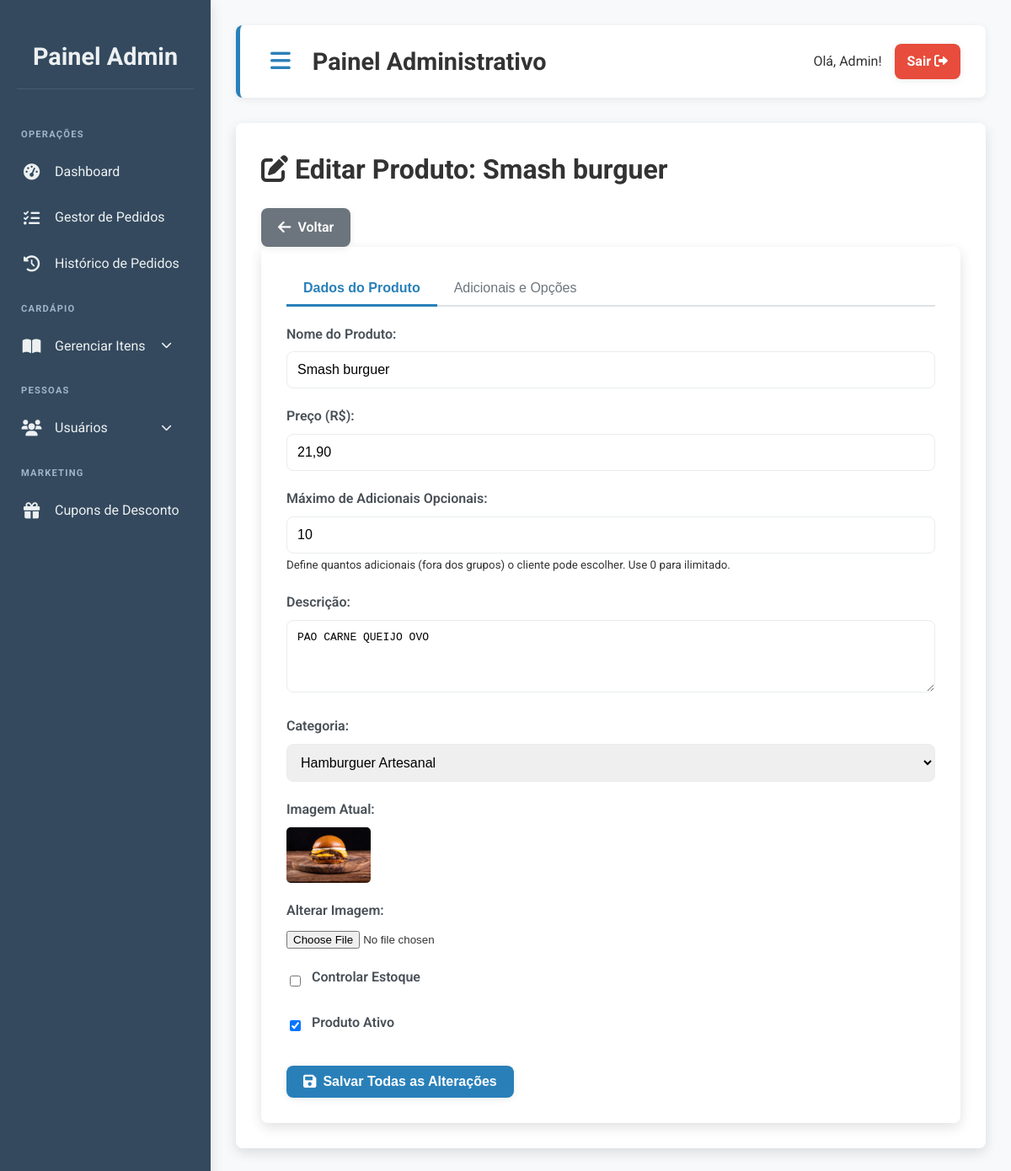
The app's page /admin/produtos/editar.php?id=3 (signed in), older data.
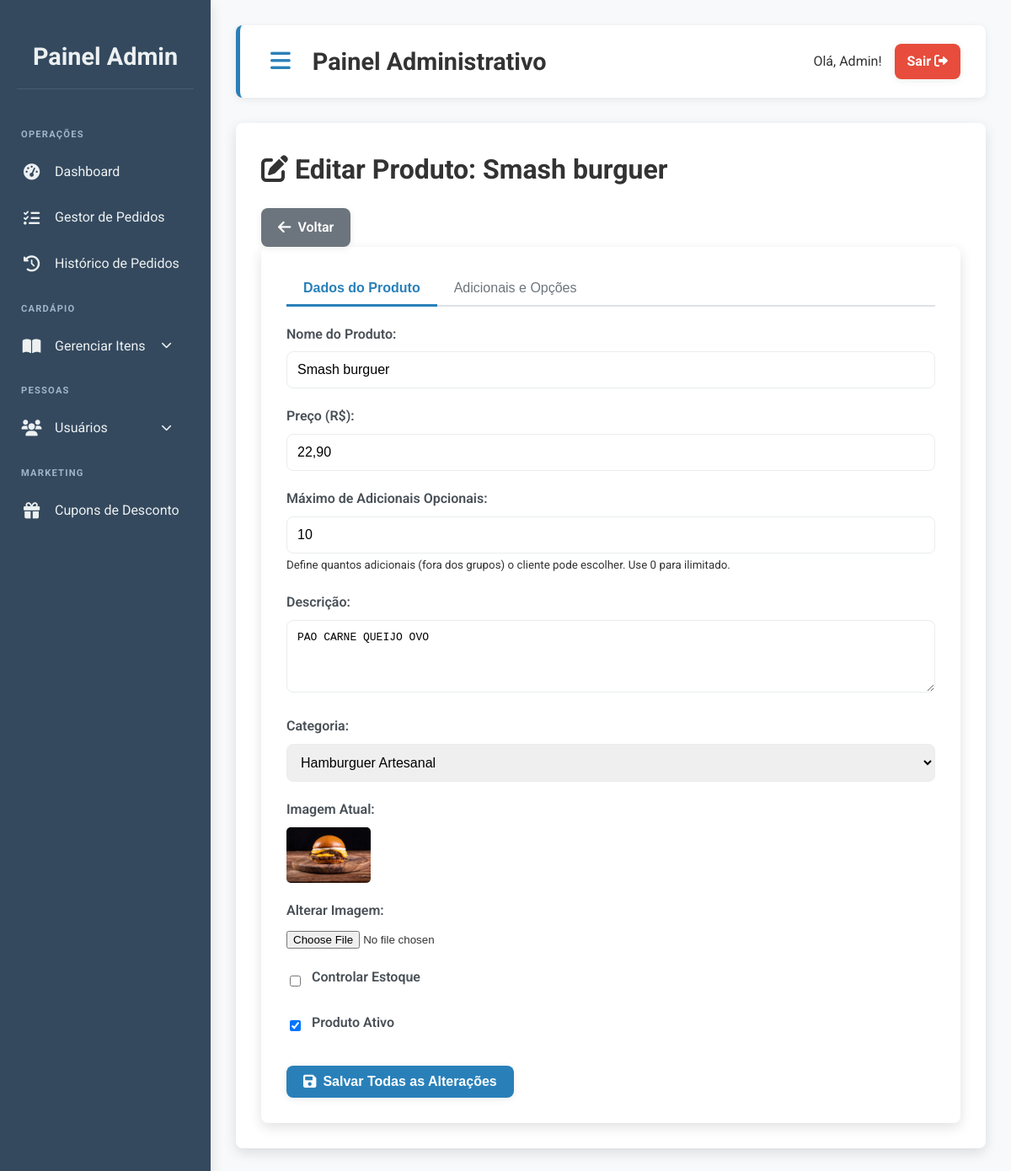
The same page, newer data.
### tables this page shows
CREATE TABLE `produtos` (
  `id` int(11) NOT NULL,
  `nome` varchar(150) NOT NULL,
  `descricao` text DEFAULT NULL,
  `preco` decimal(10,2) NOT NULL,
  `id_categoria` int(11) NOT NULL,
  `imagem` varchar(255) DEFAULT NULL,
  `estoque` int(11) NOT NULL DEFAULT 0,
  `controla_estoque` tinyint(1) NOT NULL DEFAULT 1,
  `ativo` tinyint(1) NOT NULL DEFAULT 1,
  `max_adicionais_opcionais` int(11) NOT NULL DEFAULT 10
);

CREATE TABLE `categorias` (
  `id` int(11) NOT NULL,
  `nome` varchar(100) NOT NULL,
  `ordem` int(11) DEFAULT NULL
);

### admin/produtos/editar.php (the view, shortened to what this page needs)
<?php
require_once '../../includes/conexao.php';
$produto_id = filter_input(INPUT_GET, 'id', FILTER_VALIDATE_INT);
try {
    $stmt_produto = $conn->prepare("SELECT * FROM produtos WHERE id = ?");
    $stmt_produto->bind_param("i", $produto_id);
    $stmt_produto->execute();
    $result_produto = $stmt_produto->get_result();
    $produto = $result_produto->fetch_assoc();
    $categorias = $conn->query("SELECT id, nome FROM categorias ORDER BY nome ASC")->fetch_all(MYSQLI_ASSOC);
} catch (Exception $e) {
    $_SESSION['feedback_mensagem'] = $e->getMessage();
    $_SESSION['feedback_sucesso'] = false;
    header("Location: produtos.php");
    exit();
}
?>
<link href="https://cdn.jsdelivr.net/npm/select2@4.1.0-rc.0/dist/css/select2.min.css" rel="stylesheet" />
<div class="header-controls">
    <h1><i class="fas fa-edit"></i> Editar Produto: <?= htmlspecialchars($produto['nome']); ?></h1>
    <a href="produtos.php" class="btn btn-secondary"><i class="fas fa-arrow-left"></i> Voltar</a>
</div>
<div class="page-content">
    <div class="tabs-nav">
        <button type="button" class="tab-button" data-tab="dadosProduto">Dados do Produto</button>
        <button type="button" class="tab-button" data-tab="adicionaisOpcoes">Adicionais e Opções</button>
    </div>
    <form action="editar.php?id=<?= $produto_id; ?>" method="POST" enctype="multipart/form-data" class="form-container">
        <div id="dadosProduto" class="tab-content">
            <div class="form-row">
                <div class="form-group">
                    <label for="nome">Nome do Produto:</label>
                    <input type="text" id="nome" name="nome" required value="<?= htmlspecialchars($produto['nome']); ?>">
                </div>
                <div class="form-group">
                    <label for="preco">Preço (R$):</label>
                    <input type="text" id="preco" name="preco" required value="<?= number_format($produto['preco'], 2, ',', '.'); ?>">
                </div>
            </div>
            <div class="form-group">
                <label for="max_adicionais_opcionais">Máximo de Adicionais Opcionais:</label>
                <input type="number" id="max_adicionais_opcionais" name="max_adicionais_opcionais" min="0" value="<?= htmlspecialchars($produto['max_adicionais_opcionais'] ?? 10); ?>">
                <small>Define quantos adicionais (fora dos grupos) o cliente pode escolher. Use 0 para ilimitado.</small>
            </div>
            <div class="form-group">
                <label for="descricao">Descrição:</label>
                <textarea id="descricao" name="descricao" rows="4"><?= htmlspecialchars($produto['descricao']); ?></textarea>
            </div>
            <div class="form-group">
                <label for="id_categoria">Categoria:</label>
                <select id="id_categoria" name="id_categoria">
                    <?php foreach ($categorias as $cat) : ?>
                        <option value="<?= $cat['id']; ?>" <?= ($produto['id_categoria'] == $cat['id']) ? 'selected' : ''; ?>><?= htmlspecialchars($cat['nome']); ?></option>
                    <?php endforeach; ?>
                </select>
            </div>
             <div class="form-group">
                <label>Imagem Atual:</label>
                <?php if (!empty($produto['imagem'])): ?>
                    <img src="<?= htmlspecialchars($produto['imagem']); ?>" alt="Imagem atual" style="max-width: 100px; height: auto; display: block; margin-top: 5px; border-radius: 5px;">
                <?php else: ?>
                    <p>Nenhuma imagem cadastrada.</p>
                <?php endif; ?>
            </div>
            <div class="form-group">
                <label for="nova_imagem">Alterar Imagem:</label>
                <input type="file" id="nova_imagem" name="nova_imagem" accept="image/*">
            </div>
             <div class="form-row">
                <div class="form-group form-check">
                    <input type="checkbox" id="controla_estoque" name="controla_estoque" value="1" <?= ($produto['controla_estoque']) ? 'checked' : ''; ?>>
                    <label for="controla_estoque">Controlar Estoque</label>
                </div>
            </div>
            <div class="form-group form-check">
                 <input type="checkbox" id="ativo" name="ativo" value="1" <?= $produto['ativo'] ? 'checked' : ''; ?>>
                <label for="ativo">Produto Ativo</label>
            </div>
        </div>
        <div class="action-buttons" style="justify-content: center; margin-top: 30px;">
            <button type="submit" class="btn btn-primary"><i class="fas fa-save"></i> Salvar Todas as Alterações</button>
        </div>
    </form>
</div>
<?php
include '../template_admin.php';
?>

Row changes from the older to the newer data that the page shows:
changed produtos "Smash burguer": preco "21,90" → "22,90"
